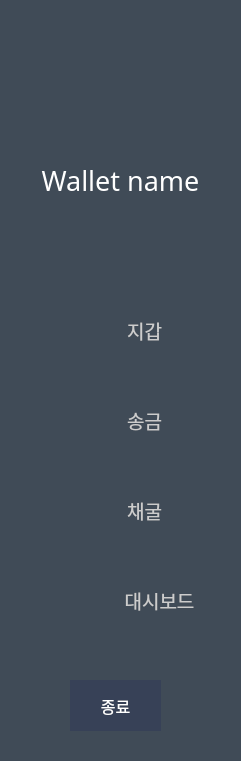
    <widget class="QWidget" name="widget_2" native="true">
     <property name="geometry">
      <rect>
       <x>20</x>
       <y>30</y>
       <width>241</width>
       <height>761</height>
      </rect>
     </property>
     <property name="styleSheet">
      <string notr="true">border-radius: 30px;
background : rgb(64,75,87)</string>
     </property>
     <widget class="QPushButton" name="WalletButton">
      <property name="geometry">
       <rect>
        <x>10</x>
        <y>290</y>
        <width>231</width>
        <height>81</height>
       </rect>
      </property>
      <property name="font">
       <font>
        <family>빙그레체</family>
        <pointsize>14</pointsize>
       </font>
      </property>
      <property name="styleSheet">
       <string notr="true">
QPushButton {
	border-image:url(:/Wallet-pre/image/Walletpre.png);
color : rgb(204,204,204);
}
QPushButton:hover {
   border-image:url(:/Wallet/image/Wallet.png);
color : rgb(255,255,255);
	
}
</string>
      </property>
      <property name="text">
       <string>         지갑</string>
      </property>
     </widget>
     <widget class="QPushButton" name="TransactionButton">
      <property name="geometry">
       <rect>
        <x>10</x>
        <y>380</y>
        <width>231</width>
        <height>81</height>
       </rect>
      </property>
      <property name="font">
       <font>
        <family>빙그레체</family>
        <pointsize>14</pointsize>
       </font>
      </property>
      <property name="styleSheet">
       <string notr="true">
QPushButton {
	border-image:url(:/Transaction-pre/image/Transactionpre.png);
color : rgb(204,204,204);
}
QPushButton:hover {
   border-image:url(:/Transaction/image/Transaction.png);
color : rgb(255,255,255);
	
}
</string>
      </property>
      <property name="text">
       <string>         송금</string>
      </property>
     </widget>
     <widget class="QPushButton" name="MiningButton">
      <property name="geometry">
       <rect>
        <x>10</x>
        <y>470</y>
        <width>231</width>
        <height>81</height>
       </rect>
      </property>
      <property name="font">
       <font>
        <family>빙그레체</family>
        <pointsize>14</pointsize>
       </font>
      </property>
      <property name="styleSheet">
       <string notr="true">

QPushButton {
	border-image:url(:/Mining-pre/image/Miningpre.png);
color : rgb(204,204,204);
}
QPushButton:hover {
   border-image:url(:/Mining/image/Mining.png);
color : rgb(255,255,255);
	
}
</string>
      </property>
      <property name="text">
       <string>         채굴</string>
      </property>
     </widget>
     <widget class="QPushButton" name="DashBoardButton">
      <property name="geometry">
       <rect>
        <x>10</x>
        <y>560</y>
        <width>231</width>
        <height>81</height>
       </rect>
      </property>
      <property name="font">
       <font>
        <family>빙그레체</family>
        <pointsize>14</pointsize>
       </font>
      </property>
      <property name="styleSheet">
       <string notr="true">

QPushButton {
	border-image:url(:/DashBoard-pre/image/DashBoardpre.png);
color : rgb(204,204,204);
}
QPushButton:hover {
   border-image:url(:/DashBoard/image/DashBoardComplete.png);
color : rgb(255,255,255);
	
}
</string>
      </property>
      <property name="text">
       <string>                대시보드</string>
      </property>
     </widget>
     <widget class="QLabel" name="WalletName">
      <property name="geometry">
       <rect>
        <x>0</x>
        <y>160</y>
        <width>241</width>
        <height>41</height>
       </rect>
      </property>
      <property name="font">
       <font>
        <family>빙그레체</family>
        <pointsize>20</pointsize>
       </font>
      </property>
      <property name="styleSheet">
       <string notr="true">color : white</string>
      </property>
      <property name="text">
       <string>Wallet name</string>
      </property>
      <property name="alignment">
       <set>Qt::AlignCenter</set>
      </property>
     </widget>
     <widget class="QLabel" name="cat">
      <property name="geometry">
       <rect>
        <x>10</x>
        <y>40</y>
        <width>221</width>
        <height>111</height>
       </rect>
      </property>
      <property name="styleSheet">
       <string notr="true">border-image:url(:/cat/image/cat.png);
</string>
      </property>
      <property name="text">
       <string/>
      </property>
     </widget>
     <widget class="QPushButton" name="closeButton">
      <property name="geometry">
       <rect>
        <x>70</x>
        <y>680</y>
        <width>91</width>
        <height>51</height>
       </rect>
      </property>
      <property name="font">
       <font>
        <family>빙그레체</family>
        <pointsize>12</pointsize>
       </font>
      </property>
      <property name="styleSheet">
       <string notr="true">

QPushButton {
background : rgb(55,65,87);
color :white;
border-radius: 50px;

}
QPushButton:hover {
background : rgb(71,83,99);
color :white;
border-radius: 50px;


	
}
</string>
      </property>
      <property name="text">
       <string>종료</string>
      </property>
     </widget>
    </widget>
